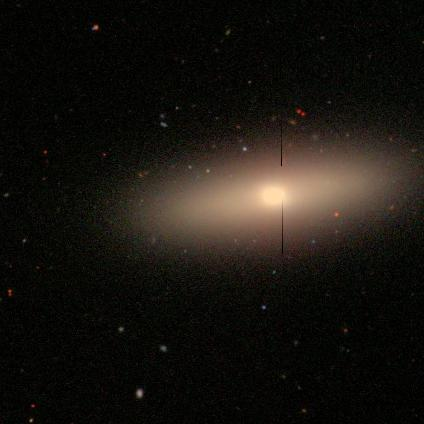
#> input picture galaxy-zoo/images_training_rev1/110250.jpg, 424 x 424 px; its folder holds 4 pictures in this run
$ jupyter execute --allow-errors ImageClassification.ipynb   (shell and % lines are left out)
#> lines starting #> are read from the running program, lines starting #| are printed output that depends on the picture
# Classification on galaxy zoo dataset

https://www.kaggle.com/c/galaxy-zoo-the-galaxy-challenge/overview

### Data includes images with unique IDs (jpg files) and a table containing the probabilities of each class in the columns

### Read table with classes

[cell 1]
import matplotlib as mpl
import matplotlib.pyplot as plt
import matplotlib.image as mplimg
import numpy as np
import os
import tarfile
import urllib
import pandas as pd
import seaborn as sns
from glob import glob
from tqdm import tqdm

# Use pandas to retrieve data file
#url = '' # use to fetch data file each time

# Read in CSV file with probabilities
#> (the rest of this cell did not finish here and is left out)

## Read images

### Using PIL: define read function to crop/resize image but doens't load pixel data to conserve memory
___```np.vectorize``` makes read function work with iterables like a list of filenames___

[cell 2]
# Image reading function that conserves memory
from PIL import Image


def read_image(file,crop_size=(200,200),out_size=(64,64)):
#> called with file = 'images_training_rev1/110250.jpg', crop_size = (200, 200), out_size = (64, 64)
    with Image.open(file) as im:
#> im is the input picture: PIL image 424x424 RGB; mean R, G, B 24.5, 21, 16.2
        im.crop(((im.size[1]-crop_size[1])//2, (im.size[0]-crop_size[0])//2, \
                (im.size[1]+crop_size[1])//2, (im.size[0]+crop_size[0])//2 )).resize(out_size).convert('L')
       # imdat=im.load()

        return np.asarray(im,dtype=np.float32)


# def load_image(file):
#     im=read_image()
#     return Image.Image.load(PILImage,'F').asarray()

read_image_list = np.vectorize(read_image,excluded=['crop_size','out_size'],otypes=np.array([Image.Image]))

#load_image_list = np.vectorize(load_image,otypes=[np.ndarray])
#load_image_data = np.vectorize(Image.load,excluded=['crop_size','out_size'],otypes=np.array([np.ndarray]))

Use ```glob``` + ```np.sort``` to define a sorted array of image filenames

__Define crop and resize parameters as keyword args__

[cell 3]
path='images_training_rev1/*'
flist = np.sort(np.array(glob(path)))
#print(flist)

__Test ```read_image_list``` on subset of images for plotting and data exploration__

[cell 4]
crop_size=(200,200)
out_size=(64,64)
kwargs={'crop_size':crop_size,'out_size':out_size}
ims=read_image_list(flist[:100])
#> call 2 of read_image, with file = 'images_training_rev1/113418.jpg', crop_size = (200, 200), out_size = (64, 64)
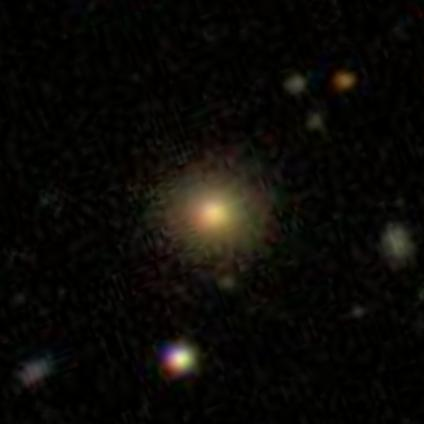
#> input picture galaxy-zoo/images_training_rev1/113418.jpg, 424 x 424 px
#> in read_image, im is the input picture: PIL image 424x424 RGB; mean R, G, B 11.3, 9.9, 6.7
#> call 3 of read_image, with file = 'images_training_rev1/124214.jpg', crop_size = (200, 200), out_size = (64, 64)
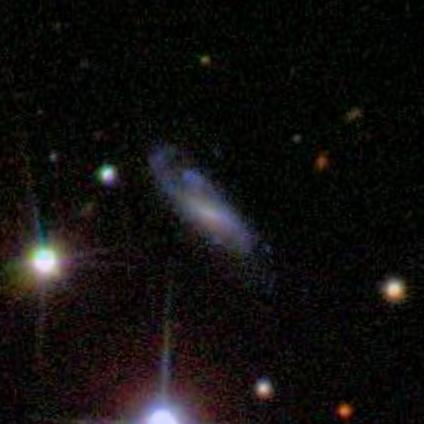
#> input picture galaxy-zoo/images_training_rev1/124214.jpg, 424 x 424 px
#> in read_image, im is the input picture: PIL image 424x424 RGB; mean R, G, B 18.1, 15.8, 15
#> call 4 of read_image, with file = 'images_training_rev1/139955.jpg', crop_size = (200, 200), out_size = (64, 64)
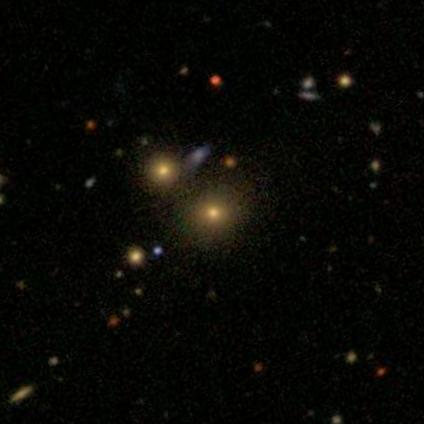
#> input picture galaxy-zoo/images_training_rev1/139955.jpg, 424 x 424 px
#> in read_image, im is the input picture: PIL image 424x424 RGB; mean R, G, B 8.9, 8.6, 5.2
ims[0]
#print(np.asarray(ims[0]))
plt.imshow(ims[0])
#im_sub = load_image_list(imlist_sub)
#im_sub
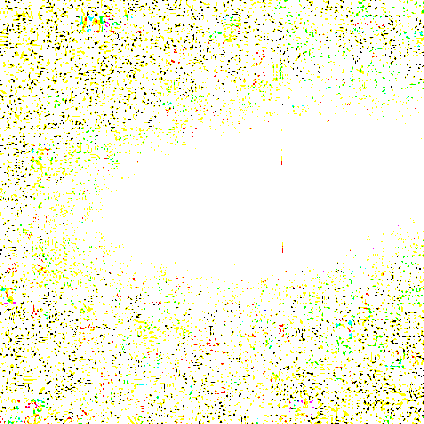
#> shown: shape (424, 424, 3) float32; mean R, G, B 0.971, 0.977, 0.888
